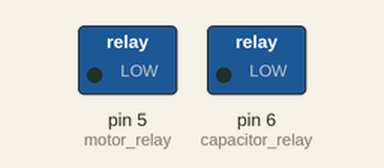
Simulated run of this sketch. Board: Arduino Uno, built with avr-gcc and run on an emulated ATmega328P. On the bench: switched loads named in the sketch (green lamp = pin HIGH). Dashed ring = blinking. What the sketch prints to the serial monitor is not drawn.

Above: at 0.5 s.
Timing chart, 0 to 4.6 s (numbered marks = the images above):
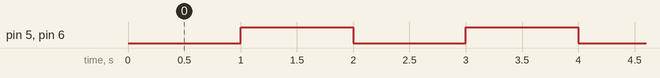

Measured:
- by itself, pin 5 (motor_relay), pin 6 (capacitor_relay): alternates HIGH for 1.0 s and LOW for 1.0 s

The sketch:

test_relay.ino
```cpp
const int motor_relay = 5;
const int capacitor_relay = 6;
void setup() {
  Serial.begin(9600);
  // put your setup code here, to run once:
pinMode(motor_relay,OUTPUT);
digitalWrite(motor_relay,HIGH);
pinMode(capacitor_relay,OUTPUT);
digitalWrite(capacitor_relay,HIGH);
}

void loop() {
  // put your main code here, to run repeatedly:

digitalWrite(motor_relay,LOW);
digitalWrite(capacitor_relay,LOW);
Serial.println("relay on");
delay(1000);
digitalWrite(motor_relay,HIGH);
digitalWrite(capacitor_relay,HIGH);
Serial.println("relay off");
delay(1000);


}
```
